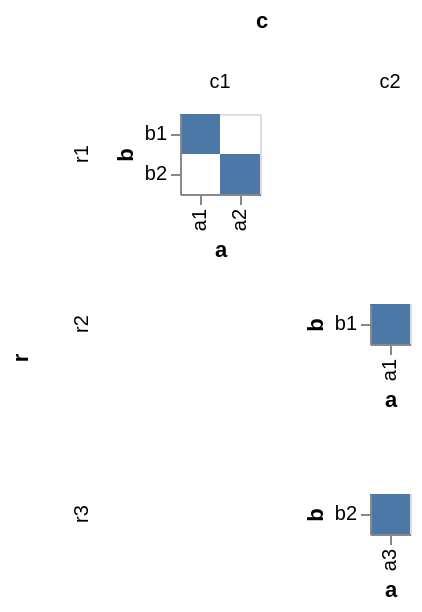

This figure's Vega-Lite source:
### Vega specification from a JSON file in a GitHub repository (floating-point values rounded to 4 significant figures)
{"$schema": "https://vega.github.io/schema/vega/v5.json", "background": "white", "padding": 5, "data": [{"name": "source_0", "values": [{"r": "r1", "c": "c1", "a": "a1", "b": "b1"}, {"r": "r1", "c": "c1", "a": "a2", "b": "b2"}, {"r": "r2", "c": "c2", "a": "a1", "b": "b1"}, {"r": "r3", "c": "c2", "a": "a3", "b": "b2"}]}, {"name": "cross_column_domain_row_domain", "source": "source_0", "transform": [{"type": "aggregate", "groupby": ["r", "c"], "fields": ["a", "b"], "ops": ["distinct", "distinct"]}]}, {"name": "column_domain", "source": "cross_column_domain_row_domain", "transform": [{"type": "aggregate", "groupby": ["c"], "fields": ["distinct_a"], "ops": ["max"], "as": ["distinct_a"]}]}, {"name": "row_domain", "source": "cross_column_domain_row_domain", "transform": [{"type": "aggregate", "groupby": ["r"], "fields": ["distinct_b"], "ops": ["max"], "as": ["distinct_b"]}]}], "signals": [{"name": "child_x_step", "value": 20}, {"name": "child_y_step", "value": 20}], "layout": {"padding": 20, "offset": {"rowTitle": 10, "columnTitle": 10}, "columns": {"signal": "length(data('column_domain'))"}, "bounds": "full", "align": "all"}, "marks": [{"name": "row-title", "type": "group", "role": "row-title", "title": {"text": "r", "orient": "left", "style": "guide-title", "offset": 10}}, {"name": "column-title", "type": "group", "role": "column-title", "title": {"text": "c", "style": "guide-title", "offset": 10}}, {"name": "row_header", "type": "group", "role": "row-header", "from": {"data": "row_domain"}, "sort": {"field": "datum[\"r\"]", "order": "ascending"}, "title": {"text": {"signal": "isValid(parent[\"r\"]) ? parent[\"r\"] : \"\"+parent[\"r\"]"}, "orient": "left", "style": "guide-label", "frame": "group", "offset": 10}, "encode": {"update": {"height": {"signal": "bandspace(datum[\"distinct_b\"], 0, 0) * child_y_step"}}}}, {"name": "column_header", "type": "group", "role": "column-header", "from": {"data": "column_domain"}, "sort": {"field": "datum[\"c\"]", "order": "ascending"}, "title": {"text": {"signal": "isValid(parent[\"c\"]) ? parent[\"c\"] : \"\"+parent[\"c\"]"}, "style": "guide-label", "frame": "group", "offset": 10}, "encode": {"update": {"width": {"signal": "bandspace(datum[\"distinct_a\"], 0, 0) * child_x_step"}}}}, {"name": "cell", "type": "group", "style": "cell", "from": {"facet": {"name": "facet", "data": "source_0", "groupby": ["r", "c"], "aggregate": {"cross": true, "fields": ["a", "b"], "ops": ["distinct", "distinct"], "as": ["distinct_a", "distinct_b"]}}}, "sort": {"field": ["datum[\"r\"]", "datum[\"c\"]"], "order": ["ascending", "ascending"]}, "encode": {"update": {"width": {"signal": "bandspace(datum[\"distinct_a\"], 0, 0) * child_x_step"}, "height": {"signal": "bandspace(datum[\"distinct_b\"], 0, 0) * child_y_step"}}}, "marks": [{"name": "child_marks", "type": "rect", "style": ["rect"], "from": {"data": "facet"}, "encode": {"update": {"fill": {"value": "#4c78a8"}, "description": {"signal": "\"a: \" + (isValid(datum[\"a\"]) ? datum[\"a\"] : \"\"+datum[\"a\"]) + \"; b: \" + (isValid(datum[\"b\"]) ? datum[\"b\"] : \"\"+datum[\"b\"])"}, "x": {"scale": "child_x", "field": "a"}, "width": {"scale": "child_x", "band": 1}, "y": {"scale": "child_y", "field": "b"}, "height": {"scale": "child_y", "band": 1}}}}], "scales": [{"name": "child_x", "type": "band", "domain": {"data": "facet", "field": "a", "sort": true}, "range": {"step": {"signal": "child_x_step"}}, "paddingInner": 0, "paddingOuter": 0}, {"name": "child_y", "type": "band", "domain": {"data": "facet", "field": "b", "sort": true}, "range": {"step": {"signal": "child_y_step"}}, "paddingInner": 0, "paddingOuter": 0}], "axes": [{"scale": "child_x", "orient": "bottom", "grid": false, "title": "a", "labelAlign": "right", "labelAngle": 270, "labelBaseline": "middle", "zindex": 1}, {"scale": "child_y", "orient": "left", "grid": false, "title": "b", "zindex": 1}]}], "config": {"normalizedNumberFormat": ".2%"}}
